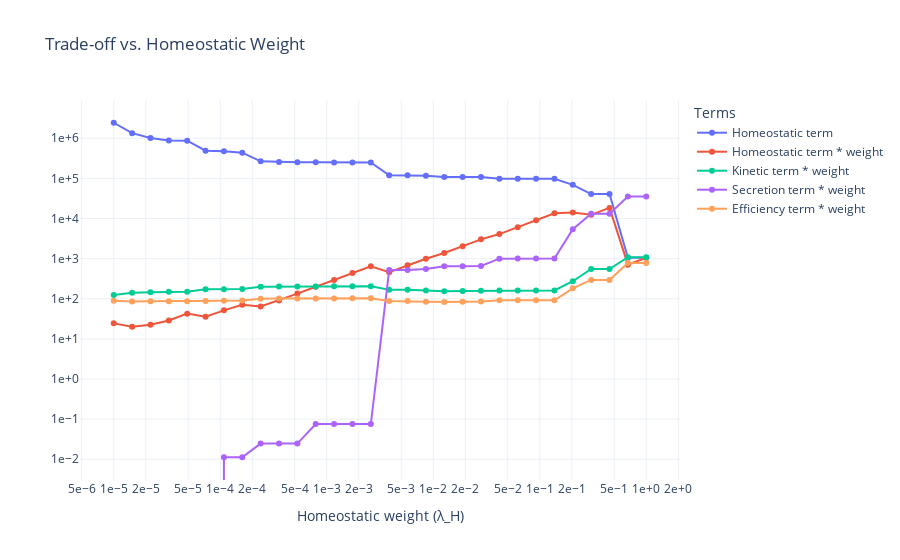

The notebook cell saved with this chart:
### Code cell
from plotly import graph_objects as go
fig = go.Figure()

fig.add_trace(go.Scatter(
    x=homeostatic_sweep,
    y=homeostatic_arr,
    mode='lines+markers',
    name='Homeostatic term',
    hovertemplate='homeostatic weight=%{x:.2e}<br>homeostatic term=%{y:.4g}<extra></extra>'
))

fig.add_trace(go.Scatter(
    x=homeostatic_sweep,
    y=homeostatic_arr*homeostatic_sweep,
    mode='lines+markers',
    name='Homeostatic term * weight',
    hovertemplate='homeostatic weight=%{x:.2e}<br>homeostatic term=%{y:.4g}<extra></extra>'
))

fig.add_trace(go.Scatter(
    x=homeostatic_sweep,
    y=kinetic_arr,
    mode='lines+markers',
    name='Kinetic term * weight',
    hovertemplate='homeostatic weight=%{x:.2e}<br>kinetic term=%{y:.4g}<extra></extra>'
))

fig.add_trace(go.Scatter(
    x=homeostatic_sweep,
    y=secretion_arr ,
    mode='lines+markers',
    name='Secretion term * weight',
    hovertemplate='homeostatic weight=%{x:.2e}<br>kinetic term=%{y:.4g}<extra></extra>'
))

fig.add_trace(go.Scatter(
    x=homeostatic_sweep,
    y=efficiency_arr,
    mode='lines+markers',
    name='Efficiency term * weight',
    hovertemplate='homeostatic weight=%{x:.2e}<br>kinetic term=%{y:.4g}<extra></extra>'
))

fig.update_layout(
    title='Trade-off vs. Homeostatic Weight',
    xaxis=dict(title='Homeostatic weight (λ_H)', type='log', tickformat='.0e'),
    yaxis=dict(type='log', tickformat='.0e'),
    template='plotly_white',
    legend=dict(title='Terms')
)

fig.show()

### Figure 1 — Plotly figure (JSON) as saved in the notebook; plotly's stock layout.template omitted (floating-point values rounded to 4 significant figures)
{"data": [{"hovertemplate": "homeostatic weight=%{x:.2e}<br>homeostatic term=%{y:.4g}<extra></extra>", "mode": "lines+markers", "name": "Homeostatic term", "x": [1e-05, 1.487e-05, 2.212e-05, 3.29e-05, 4.894e-05, 7.279e-05, 0.0001083, 0.000161, 0.0002395, 0.0003562, 0.0005298, 0.000788, 0.001172, 0.001743, 0.002593, 0.003857, 0.005736, 0.008532, 0.01269, 0.01887, 0.02807, 0.04175, 0.0621, 0.09237, 0.1374, 0.2043, 0.3039, 0.452, 0.6723, 1.0], "y": [2436000.0, 1342000.0, 1020000.0, 876300.0, 869900.0, 489700.0, 474700.0, 437600.0, 266700.0, 255100.0, 253500.0, 252600.0, 250100.0, 250000.0, 248900.0, 119500.0, 119300.0, 116200.0, 108500.0, 108100.0, 107600.0, 98080.0, 97900.0, 97900.0, 97900.0, 69130.0, 40600.0, 40600.0, 1052.0, 1052.0], "type": "scatter"}, {"hovertemplate": "homeostatic weight=%{x:.2e}<br>homeostatic term=%{y:.4g}<extra></extra>", "mode": "lines+markers", "name": "Homeostatic term * weight", "x": [1e-05, 1.487e-05, 2.212e-05, 3.29e-05, 4.894e-05, 7.279e-05, 0.0001083, 0.000161, 0.0002395, 0.0003562, 0.0005298, 0.000788, 0.001172, 0.001743, 0.002593, 0.003857, 0.005736, 0.008532, 0.01269, 0.01887, 0.02807, 0.04175, 0.0621, 0.09237, 0.1374, 0.2043, 0.3039, 0.452, 0.6723, 1.0], "y": [24.36, 19.96, 22.56, 28.83, 42.57, 35.64, 51.4, 70.47, 63.88, 90.87, 134.3, 199.1, 293.2, 435.8, 645.3, 460.8, 684.3, 991.4, 1377.0, 2039.0, 3022.0, 4095.0, 6080.0, 9043.0, 13450.0, 14130.0, 12340.0, 18350.0, 707.1, 1052.0], "type": "scatter"}, {"hovertemplate": "homeostatic weight=%{x:.2e}<br>kinetic term=%{y:.4g}<extra></extra>", "mode": "lines+markers", "name": "Kinetic term * weight", "x": [1e-05, 1.487e-05, 2.212e-05, 3.29e-05, 4.894e-05, 7.279e-05, 0.0001083, 0.000161, 0.0002395, 0.0003562, 0.0005298, 0.000788, 0.001172, 0.001743, 0.002593, 0.003857, 0.005736, 0.008532, 0.01269, 0.01887, 0.02807, 0.04175, 0.0621, 0.09237, 0.1374, 0.2043, 0.3039, 0.452, 0.6723, 1.0], "y": [123.8, 140.3, 146.0, 149.6, 149.9, 171.6, 172.6, 176.1, 199.1, 201.3, 201.9, 202.2, 204.3, 204.4, 205.7, 167.5, 167.5, 160.1, 154.6, 156.2, 157.3, 160.5, 160.7, 160.7, 160.7, 273.6, 551.5, 551.5, 1090.0, 1090.0], "type": "scatter"}, {"hovertemplate": "homeostatic weight=%{x:.2e}<br>kinetic term=%{y:.4g}<extra></extra>", "mode": "lines+markers", "name": "Secretion term * weight", "x": [1e-05, 1.487e-05, 2.212e-05, 3.29e-05, 4.894e-05, 7.279e-05, 0.0001083, 0.000161, 0.0002395, 0.0003562, 0.0005298, 0.000788, 0.001172, 0.001743, 0.002593, 0.003857, 0.005736, 0.008532, 0.01269, 0.01887, 0.02807, 0.04175, 0.0621, 0.09237, 0.1374, 0.2043, 0.3039, 0.452, 0.6723, 1.0], "y": [0.0, 0.0, 0.0, 0.0, 0.0, 0.0, 0.01121, 0.01121, 0.02454, 0.02454, 0.02454, 0.07512, 0.07512, 0.07512, 0.07512, 518.3, 519.3, 548.5, 645.5, 649.5, 658.2, 997.3, 1005.0, 1005.0, 1005.0, 5404.0, 13190.0, 13190.0, 35140.0, 35140.0], "type": "scatter"}, {"hovertemplate": "homeostatic weight=%{x:.2e}<br>kinetic term=%{y:.4g}<extra></extra>", "mode": "lines+markers", "name": "Efficiency term * weight", "x": [1e-05, 1.487e-05, 2.212e-05, 3.29e-05, 4.894e-05, 7.279e-05, 0.0001083, 0.000161, 0.0002395, 0.0003562, 0.0005298, 0.000788, 0.001172, 0.001743, 0.002593, 0.003857, 0.005736, 0.008532, 0.01269, 0.01887, 0.02807, 0.04175, 0.0621, 0.09237, 0.1374, 0.2043, 0.3039, 0.452, 0.6723, 1.0], "y": [89.65, 85.95, 86.34, 86.36, 86.35, 88.06, 88.64, 90.19, 100.3, 101.3, 101.5, 101.6, 102.2, 102.3, 102.9, 87.36, 87.38, 84.09, 83.53, 84.47, 85.26, 91.31, 91.42, 91.42, 91.42, 181.5, 294.9, 294.9, 782.4, 782.4], "type": "scatter"}], "layout": {"xaxis": {"title": {"text": "Homeostatic weight (λ_H)"}, "type": "log", "tickformat": ".0e"}, "yaxis": {"type": "log", "tickformat": ".0e"}, "title": {"text": "Trade-off vs. Homeostatic Weight"}, "legend": {"title": {"text": "Terms"}}}}
